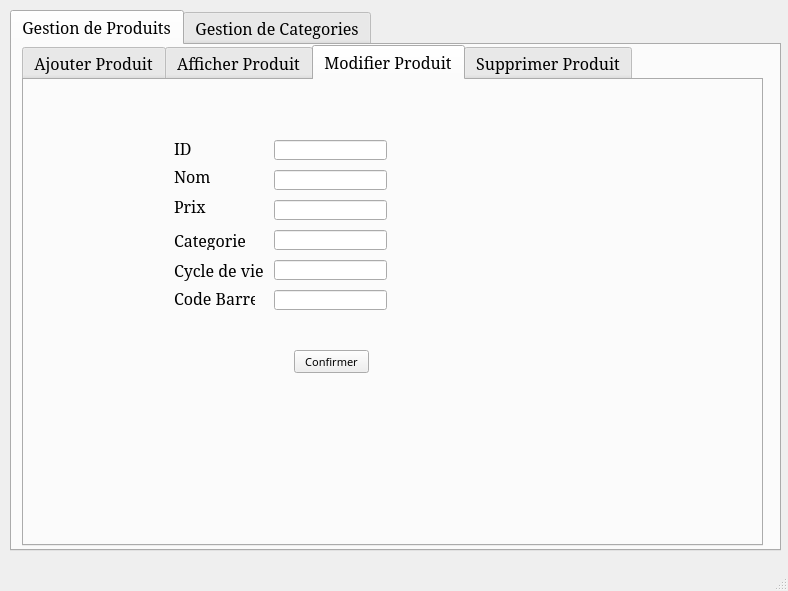
<?xml version="1.0" encoding="UTF-8"?>
<ui version="4.0">
 <class>MainWindow</class>
 <widget class="QMainWindow" name="MainWindow">
  <property name="geometry">
   <rect>
    <x>0</x>
    <y>0</y>
    <width>788</width>
    <height>591</height>
   </rect>
  </property>
  <property name="windowTitle">
   <string>MainWindow</string>
  </property>
  <widget class="QWidget" name="centralwidget">
   <widget class="QTabWidget" name="tabWidget">
    <property name="enabled">
     <bool>true</bool>
    </property>
    <property name="geometry">
     <rect>
      <x>10</x>
      <y>10</y>
      <width>771</width>
      <height>541</height>
     </rect>
    </property>
    <property name="font">
     <font>
      <family>Constantia</family>
      <pointsize>12</pointsize>
     </font>
    </property>
    <property name="currentIndex">
     <number>0</number>
    </property>
    <widget class="QWidget" name="tab">
     <attribute name="title">
      <string>Gestion de Produits</string>
     </attribute>
     <widget class="QTabWidget" name="tabWidget_2">
      <property name="geometry">
       <rect>
        <x>10</x>
        <y>0</y>
        <width>741</width>
        <height>501</height>
       </rect>
      </property>
      <property name="currentIndex">
       <number>2</number>
      </property>
      <widget class="QWidget" name="tab_3">
       <attribute name="title">
        <string>Ajouter Produit</string>
       </attribute>
       <widget class="QLabel" name="label">
        <property name="geometry">
         <rect>
          <x>150</x>
          <y>60</y>
          <width>51</width>
          <height>16</height>
         </rect>
        </property>
        <property name="font">
         <font>
          <pointsize>12</pointsize>
         </font>
        </property>
        <property name="text">
         <string>ID</string>
        </property>
       </widget>
       <widget class="QLabel" name="label_2">
        <property name="geometry">
         <rect>
          <x>150</x>
          <y>90</y>
          <width>47</width>
          <height>13</height>
         </rect>
        </property>
        <property name="font">
         <font>
          <pointsize>12</pointsize>
         </font>
        </property>
        <property name="text">
         <string>Nom</string>
        </property>
       </widget>
       <widget class="QLabel" name="label_3">
        <property name="geometry">
         <rect>
          <x>150</x>
          <y>120</y>
          <width>47</width>
          <height>13</height>
         </rect>
        </property>
        <property name="font">
         <font>
          <pointsize>12</pointsize>
         </font>
        </property>
        <property name="text">
         <string>Prix</string>
        </property>
       </widget>
       <widget class="QLabel" name="label_4">
        <property name="geometry">
         <rect>
          <x>150</x>
          <y>150</y>
          <width>71</width>
          <height>20</height>
         </rect>
        </property>
        <property name="font">
         <font>
          <pointsize>12</pointsize>
         </font>
        </property>
        <property name="text">
         <string>Categorie</string>
        </property>
       </widget>
       <widget class="QLabel" name="label_5">
        <property name="geometry">
         <rect>
          <x>150</x>
          <y>180</y>
          <width>91</width>
          <height>21</height>
         </rect>
        </property>
        <property name="font">
         <font>
          <pointsize>12</pointsize>
         </font>
        </property>
        <property name="text">
         <string>Cycle de vie</string>
        </property>
       </widget>
       <widget class="QLabel" name="label_11">
        <property name="geometry">
         <rect>
          <x>150</x>
          <y>210</y>
          <width>81</width>
          <height>16</height>
         </rect>
        </property>
        <property name="font">
         <font>
          <pointsize>12</pointsize>
         </font>
        </property>
        <property name="text">
         <string>Code Barre</string>
        </property>
       </widget>
       <widget class="QLineEdit" name="lineEdit">
        <property name="geometry">
         <rect>
          <x>250</x>
          <y>60</y>
          <width>113</width>
          <height>20</height>
         </rect>
        </property>
       </widget>
       <widget class="QLineEdit" name="lineEdit_2">
        <property name="geometry">
         <rect>
          <x>250</x>
          <y>90</y>
          <width>113</width>
          <height>20</height>
         </rect>
        </property>
       </widget>
       <widget class="QLineEdit" name="lineEdit_3">
        <property name="geometry">
         <rect>
          <x>250</x>
          <y>120</y>
          <width>113</width>
          <height>20</height>
         </rect>
        </property>
       </widget>
       <widget class="QLineEdit" name="lineEdit_4">
        <property name="geometry">
         <rect>
          <x>250</x>
          <y>150</y>
          <width>113</width>
          <height>20</height>
         </rect>
        </property>
       </widget>
       <widget class="QLineEdit" name="lineEdit_5">
        <property name="geometry">
         <rect>
          <x>250</x>
          <y>180</y>
          <width>113</width>
          <height>20</height>
         </rect>
        </property>
       </widget>
       <widget class="QLineEdit" name="lineEdit_6">
        <property name="geometry">
         <rect>
          <x>250</x>
          <y>210</y>
          <width>113</width>
          <height>20</height>
         </rect>
        </property>
       </widget>
       <widget class="QPushButton" name="pushButton">
        <property name="geometry">
         <rect>
          <x>270</x>
          <y>270</y>
          <width>75</width>
          <height>23</height>
         </rect>
        </property>
        <property name="font">
         <font>
          <family>Arial Nova</family>
          <pointsize>8</pointsize>
         </font>
        </property>
        <property name="text">
         <string>Confirmer</string>
        </property>
       </widget>
      </widget>
      <widget class="QWidget" name="tab_4">
       <attribute name="title">
        <string>Afficher Produit</string>
       </attribute>
       <widget class="QTableView" name="tabproduit">
        <property name="geometry">
         <rect>
          <x>50</x>
          <y>90</y>
          <width>621</width>
          <height>221</height>
         </rect>
        </property>
       </widget>
       <widget class="QLineEdit" name="lineEdit_8">
        <property name="geometry">
         <rect>
          <x>460</x>
          <y>50</y>
          <width>113</width>
          <height>20</height>
         </rect>
        </property>
        <property name="font">
         <font>
          <family>Corbel Light</family>
          <pointsize>8</pointsize>
         </font>
        </property>
        <property name="inputMask">
         <string/>
        </property>
        <property name="text">
         <string/>
        </property>
        <property name="frame">
         <bool>true</bool>
        </property>
        <property name="placeholderText">
         <string>Rechercher par ID</string>
        </property>
        <property name="clearButtonEnabled">
         <bool>false</bool>
        </property>
       </widget>
       <widget class="QPushButton" name="pushButton_3">
        <property name="geometry">
         <rect>
          <x>590</x>
          <y>50</y>
          <width>75</width>
          <height>23</height>
         </rect>
        </property>
        <property name="font">
         <font>
          <family>HP Simplified Light</family>
          <pointsize>8</pointsize>
         </font>
        </property>
        <property name="text">
         <string>Rechercher</string>
        </property>
       </widget>
       <widget class="QPushButton" name="pushButton_4">
        <property name="geometry">
         <rect>
          <x>590</x>
          <y>330</y>
          <width>75</width>
          <height>23</height>
         </rect>
        </property>
        <property name="font">
         <font>
          <family>HP Simplified Light</family>
          <pointsize>12</pointsize>
         </font>
        </property>
        <property name="text">
         <string>Trier</string>
        </property>
       </widget>
      </widget>
      <widget class="QWidget" name="tab_6">
       <attribute name="title">
        <string>Modifier Produit</string>
       </attribute>
       <widget class="QLineEdit" name="lineEdit_15">
        <property name="geometry">
         <rect>
          <x>250</x>
          <y>120</y>
          <width>113</width>
          <height>20</height>
         </rect>
        </property>
       </widget>
       <widget class="QLabel" name="label_15">
        <property name="geometry">
         <rect>
          <x>150</x>
          <y>60</y>
          <width>51</width>
          <height>16</height>
         </rect>
        </property>
        <property name="font">
         <font>
          <pointsize>12</pointsize>
         </font>
        </property>
        <property name="text">
         <string>ID</string>
        </property>
       </widget>
       <widget class="QLabel" name="label_16">
        <property name="geometry">
         <rect>
          <x>150</x>
          <y>210</y>
          <width>81</width>
          <height>16</height>
         </rect>
        </property>
        <property name="font">
         <font>
          <pointsize>12</pointsize>
         </font>
        </property>
        <property name="text">
         <string>Code Barre</string>
        </property>
       </widget>
       <widget class="QPushButton" name="pushButton_5">
        <property name="geometry">
         <rect>
          <x>270</x>
          <y>270</y>
          <width>75</width>
          <height>23</height>
         </rect>
        </property>
        <property name="font">
         <font>
          <family>Arial Nova</family>
          <pointsize>8</pointsize>
         </font>
        </property>
        <property name="text">
         <string>Confirmer</string>
        </property>
       </widget>
       <widget class="QLabel" name="label_17">
        <property name="geometry">
         <rect>
          <x>150</x>
          <y>150</y>
          <width>71</width>
          <height>20</height>
         </rect>
        </property>
        <property name="font">
         <font>
          <pointsize>12</pointsize>
         </font>
        </property>
        <property name="text">
         <string>Categorie</string>
        </property>
       </widget>
       <widget class="QLineEdit" name="lineEdit_16">
        <property name="geometry">
         <rect>
          <x>250</x>
          <y>180</y>
          <width>113</width>
          <height>20</height>
         </rect>
        </property>
       </widget>
       <widget class="QLabel" name="label_18">
        <property name="geometry">
         <rect>
          <x>150</x>
          <y>180</y>
          <width>91</width>
          <height>21</height>
         </rect>
        </property>
        <property name="font">
         <font>
          <pointsize>12</pointsize>
         </font>
        </property>
        <property name="text">
         <string>Cycle de vie</string>
        </property>
       </widget>
       <widget class="QLineEdit" name="lineEdit_17">
        <property name="geometry">
         <rect>
          <x>250</x>
          <y>60</y>
          <width>113</width>
          <height>20</height>
         </rect>
        </property>
       </widget>
       <widget class="QLabel" name="label_19">
        <property name="geometry">
         <rect>
          <x>150</x>
          <y>90</y>
          <width>47</width>
          <height>13</height>
         </rect>
        </property>
        <property name="font">
         <font>
          <pointsize>12</pointsize>
         </font>
        </property>
        <property name="text">
         <string>Nom</string>
        </property>
       </widget>
       <widget class="QLabel" name="label_20">
        <property name="geometry">
         <rect>
          <x>150</x>
          <y>120</y>
          <width>47</width>
          <height>13</height>
         </rect>
        </property>
        <property name="font">
         <font>
          <pointsize>12</pointsize>
         </font>
        </property>
        <property name="text">
         <string>Prix</string>
        </property>
       </widget>
       <widget class="QLineEdit" name="lineEdit_18">
        <property name="geometry">
         <rect>
          <x>250</x>
          <y>210</y>
          <width>113</width>
          <height>20</height>
         </rect>
        </property>
       </widget>
       <widget class="QLineEdit" name="lineEdit_19">
        <property name="geometry">
         <rect>
          <x>250</x>
          <y>150</y>
          <width>113</width>
          <height>20</height>
         </rect>
        </property>
       </widget>
       <widget class="QLineEdit" name="lineEdit_20">
        <property name="geometry">
         <rect>
          <x>250</x>
          <y>90</y>
          <width>113</width>
          <height>20</height>
         </rect>
        </property>
       </widget>
      </widget>
      <widget class="QWidget" name="tab_5">
       <attribute name="title">
        <string>Supprimer Produit</string>
       </attribute>
       <widget class="QLabel" name="label_12">
        <property name="geometry">
         <rect>
          <x>130</x>
          <y>110</y>
          <width>71</width>
          <height>16</height>
         </rect>
        </property>
        <property name="font">
         <font>
          <pointsize>12</pointsize>
         </font>
        </property>
        <property name="text">
         <string>ID</string>
        </property>
       </widget>
       <widget class="QLineEdit" name="lineEdit_7">
        <property name="geometry">
         <rect>
          <x>260</x>
          <y>110</y>
          <width>113</width>
          <height>20</height>
         </rect>
        </property>
       </widget>
       <widget class="QPushButton" name="pushButton_2">
        <property name="geometry">
         <rect>
          <x>270</x>
          <y>210</y>
          <width>75</width>
          <height>23</height>
         </rect>
        </property>
        <property name="font">
         <font>
          <family>Arial Nova</family>
          <pointsize>8</pointsize>
         </font>
        </property>
        <property name="text">
         <string>Confirmer</string>
        </property>
       </widget>
      </widget>
     </widget>
    </widget>
    <widget class="QWidget" name="tab_2">
     <attribute name="title">
      <string>Gestion de Categories</string>
     </attribute>
     <widget class="QTabWidget" name="tabWidget_3">
      <property name="enabled">
       <bool>true</bool>
      </property>
      <property name="geometry">
       <rect>
        <x>10</x>
        <y>0</y>
        <width>741</width>
        <height>421</height>
       </rect>
      </property>
      <property name="currentIndex">
       <number>0</number>
      </property>
      <widget class="QWidget" name="tab_15">
       <attribute name="title">
        <string>Ajouter Categorie</string>
       </attribute>
       <widget class="QLabel" name="label_40">
        <property name="geometry">
         <rect>
          <x>160</x>
          <y>140</y>
          <width>51</width>
          <height>16</height>
         </rect>
        </property>
        <property name="font">
         <font>
          <pointsize>12</pointsize>
         </font>
        </property>
        <property name="text">
         <string>ID</string>
        </property>
       </widget>
       <widget class="QLabel" name="label_41">
        <property name="geometry">
         <rect>
          <x>160</x>
          <y>170</y>
          <width>47</width>
          <height>13</height>
         </rect>
        </property>
        <property name="font">
         <font>
          <pointsize>12</pointsize>
         </font>
        </property>
        <property name="text">
         <string>Nom</string>
        </property>
       </widget>
       <widget class="QLineEdit" name="lineEdit_40">
        <property name="geometry">
         <rect>
          <x>260</x>
          <y>140</y>
          <width>113</width>
          <height>20</height>
         </rect>
        </property>
       </widget>
       <widget class="QLineEdit" name="lineEdit_41">
        <property name="geometry">
         <rect>
          <x>260</x>
          <y>170</y>
          <width>113</width>
          <height>20</height>
         </rect>
        </property>
       </widget>
       <widget class="QPushButton" name="pushButton_10">
        <property name="geometry">
         <rect>
          <x>270</x>
          <y>270</y>
          <width>75</width>
          <height>23</height>
         </rect>
        </property>
        <property name="font">
         <font>
          <family>Arial Nova</family>
          <pointsize>8</pointsize>
         </font>
        </property>
        <property name="text">
         <string>Confirmer</string>
        </property>
       </widget>
      </widget>
      <widget class="QWidget" name="tab_16">
       <attribute name="title">
        <string>Afficher Categorie</string>
       </attribute>
       <widget class="QTableView" name="tabcat">
        <property name="geometry">
         <rect>
          <x>50</x>
          <y>90</y>
          <width>621</width>
          <height>221</height>
         </rect>
        </property>
       </widget>
       <widget class="QPushButton" name="pushButton_6">
        <property name="geometry">
         <rect>
          <x>590</x>
          <y>330</y>
          <width>75</width>
          <height>23</height>
         </rect>
        </property>
        <property name="font">
         <font>
          <family>HP Simplified Light</family>
          <pointsize>12</pointsize>
         </font>
        </property>
        <property name="text">
         <string>Trier</string>
        </property>
       </widget>
       <widget class="QPushButton" name="pushButton_7">
        <property name="geometry">
         <rect>
          <x>590</x>
          <y>50</y>
          <width>75</width>
          <height>23</height>
         </rect>
        </property>
        <property name="font">
         <font>
          <family>HP Simplified Light</family>
          <pointsize>8</pointsize>
         </font>
        </property>
        <property name="text">
         <string>Rechercher</string>
        </property>
       </widget>
       <widget class="QLineEdit" name="lineEdit_9">
        <property name="geometry">
         <rect>
          <x>460</x>
          <y>50</y>
          <width>113</width>
          <height>20</height>
         </rect>
        </property>
        <property name="font">
         <font>
          <family>Corbel Light</family>
          <pointsize>8</pointsize>
         </font>
        </property>
        <property name="inputMask">
         <string/>
        </property>
        <property name="text">
         <string/>
        </property>
        <property name="frame">
         <bool>true</bool>
        </property>
        <property name="placeholderText">
         <string>Rechercher par ID</string>
        </property>
        <property name="clearButtonEnabled">
         <bool>false</bool>
        </property>
       </widget>
      </widget>
      <widget class="QWidget" name="tab_17">
       <attribute name="title">
        <string>Modifier Categorie</string>
       </attribute>
       <widget class="QLabel" name="label_46">
        <property name="geometry">
         <rect>
          <x>160</x>
          <y>140</y>
          <width>51</width>
          <height>16</height>
         </rect>
        </property>
        <property name="font">
         <font>
          <pointsize>12</pointsize>
         </font>
        </property>
        <property name="text">
         <string>ID</string>
        </property>
       </widget>
       <widget class="QPushButton" name="pushButton_11">
        <property name="geometry">
         <rect>
          <x>270</x>
          <y>270</y>
          <width>75</width>
          <height>23</height>
         </rect>
        </property>
        <property name="font">
         <font>
          <family>Arial Nova</family>
          <pointsize>8</pointsize>
         </font>
        </property>
        <property name="text">
         <string>Confirmer</string>
        </property>
       </widget>
       <widget class="QLineEdit" name="lineEdit_48">
        <property name="geometry">
         <rect>
          <x>260</x>
          <y>140</y>
          <width>113</width>
          <height>20</height>
         </rect>
        </property>
       </widget>
       <widget class="QLabel" name="label_50">
        <property name="geometry">
         <rect>
          <x>160</x>
          <y>170</y>
          <width>47</width>
          <height>13</height>
         </rect>
        </property>
        <property name="font">
         <font>
          <pointsize>12</pointsize>
         </font>
        </property>
        <property name="text">
         <string>Nom</string>
        </property>
       </widget>
       <widget class="QLineEdit" name="lineEdit_51">
        <property name="geometry">
         <rect>
          <x>260</x>
          <y>170</y>
          <width>113</width>
          <height>20</height>
         </rect>
        </property>
       </widget>
      </widget>
      <widget class="QWidget" name="tab_18">
       <attribute name="title">
        <string>Supprimer Categorie</string>
       </attribute>
       <widget class="QLabel" name="label_52">
        <property name="geometry">
         <rect>
          <x>130</x>
          <y>110</y>
          <width>71</width>
          <height>16</height>
         </rect>
        </property>
        <property name="font">
         <font>
          <pointsize>12</pointsize>
         </font>
        </property>
        <property name="text">
         <string>ID</string>
        </property>
       </widget>
       <widget class="QLineEdit" name="lineEdit_52">
        <property name="geometry">
         <rect>
          <x>260</x>
          <y>110</y>
          <width>113</width>
          <height>20</height>
         </rect>
        </property>
       </widget>
       <widget class="QPushButton" name="pushButton_12">
        <property name="geometry">
         <rect>
          <x>270</x>
          <y>210</y>
          <width>75</width>
          <height>23</height>
         </rect>
        </property>
        <property name="font">
         <font>
          <family>Arial Nova</family>
          <pointsize>8</pointsize>
         </font>
        </property>
        <property name="text">
         <string>Confirmer</string>
        </property>
       </widget>
      </widget>
     </widget>
    </widget>
   </widget>
  </widget>
  <widget class="QMenuBar" name="menubar">
   <property name="geometry">
    <rect>
     <x>0</x>
     <y>0</y>
     <width>788</width>
     <height>21</height>
    </rect>
   </property>
  </widget>
  <widget class="QStatusBar" name="statusbar"/>
 </widget>
 <resources/>
 <connections/>
</ui>
